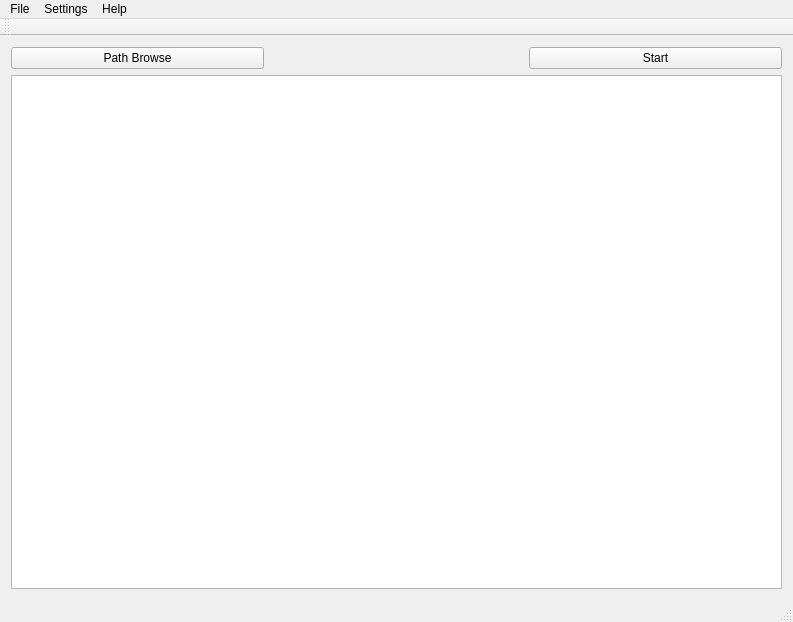
<?xml version="1.0" encoding="UTF-8"?>
<ui version="4.0">
 <class>MainWindowClass</class>
 <widget class="QMainWindow" name="MainWindowClass">
  <property name="geometry">
   <rect>
    <x>0</x>
    <y>0</y>
    <width>793</width>
    <height>622</height>
   </rect>
  </property>
  <property name="windowTitle">
   <string>CodeReviewGUI</string>
  </property>
  <widget class="QWidget" name="centralWidget">
   <layout class="QHBoxLayout" name="horizontalLayout_2">
    <item>
     <layout class="QVBoxLayout" name="verticalLayout_2">
      <item>
       <layout class="QVBoxLayout" name="verticalLayout">
        <item>
         <layout class="QHBoxLayout" name="horizontalLayout">
          <item>
           <widget class="QPushButton" name="bPathBrowse">
            <property name="text">
             <string>Path Browse</string>
            </property>
           </widget>
          </item>
          <item>
           <widget class="QLabel" name="labelCurrentPath">
            <property name="text">
             <string/>
            </property>
           </widget>
          </item>
          <item>
           <widget class="QPushButton" name="bStart">
            <property name="text">
             <string>Start</string>
            </property>
           </widget>
          </item>
         </layout>
        </item>
        <item>
         <widget class="QTableWidget" name="tOutView"/>
        </item>
       </layout>
      </item>
     </layout>
    </item>
   </layout>
  </widget>
  <widget class="QMenuBar" name="menuBar">
   <property name="geometry">
    <rect>
     <x>0</x>
     <y>0</y>
     <width>793</width>
     <height>21</height>
    </rect>
   </property>
   <widget class="QMenu" name="menuFile">
    <property name="title">
     <string>File</string>
    </property>
    <addaction name="actionExit"/>
   </widget>
   <widget class="QMenu" name="menuSettings">
    <property name="title">
     <string>Settings</string>
    </property>
    <addaction name="actionOptions"/>
   </widget>
   <widget class="QMenu" name="menuHelp">
    <property name="title">
     <string>Help</string>
    </property>
    <addaction name="actionAbout"/>
   </widget>
   <addaction name="menuFile"/>
   <addaction name="menuSettings"/>
   <addaction name="menuHelp"/>
  </widget>
  <widget class="QToolBar" name="mainToolBar">
   <attribute name="toolBarArea">
    <enum>TopToolBarArea</enum>
   </attribute>
   <attribute name="toolBarBreak">
    <bool>false</bool>
   </attribute>
  </widget>
  <widget class="QStatusBar" name="statusBar"/>
  <action name="actionOptions">
   <property name="text">
    <string>Options</string>
   </property>
  </action>
  <action name="actionExit">
   <property name="text">
    <string>Exit</string>
   </property>
  </action>
  <action name="actionAbout">
   <property name="text">
    <string>About</string>
   </property>
  </action>
 </widget>
 <layoutdefault spacing="6" margin="11"/>
 <resources>
  <include location="MainWindow.qrc"/>
 </resources>
 <connections/>
</ui>
